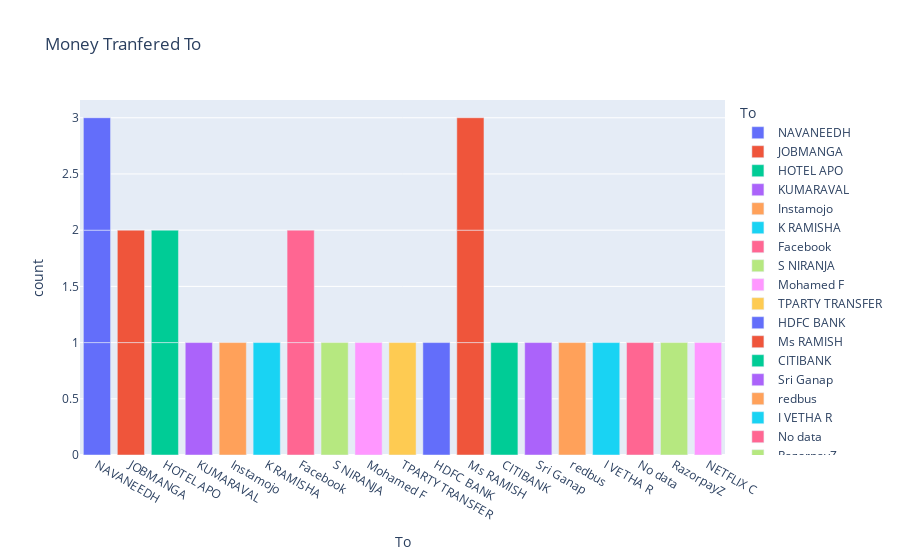

The cell this chart's notebook holds for it:
### Code cell
fig=px.bar(Final_statm,x="To",
                 color="To",
                 title="Money Tranfered To")
fig.show()

### Figure 1 — Plotly figure (JSON) as saved in the notebook; plotly's stock layout.template omitted (floating-point values rounded to 4 significant figures)
{"data": [{"alignmentgroup": "True", "hovertemplate": "To=%{x}<br>count=%{y}<extra></extra>", "legendgroup": "NAVANEEDH", "marker": {"color": "#636efa", "pattern": {"shape": ""}}, "name": "NAVANEEDH", "offsetgroup": "NAVANEEDH", "orientation": "v", "showlegend": true, "textposition": "auto", "type": "bar", "x": ["NAVANEEDH", "NAVANEEDH", "NAVANEEDH"], "xaxis": "x", "y": [1, 1, 1], "yaxis": "y"}, {"alignmentgroup": "True", "hovertemplate": "To=%{x}<br>count=%{y}<extra></extra>", "legendgroup": "JOBMANGA", "marker": {"color": "#EF553B", "pattern": {"shape": ""}}, "name": "JOBMANGA", "offsetgroup": "JOBMANGA", "orientation": "v", "showlegend": true, "textposition": "auto", "type": "bar", "x": ["JOBMANGA", "JOBMANGA"], "xaxis": "x", "y": [1, 1], "yaxis": "y"}, {"alignmentgroup": "True", "hovertemplate": "To=%{x}<br>count=%{y}<extra></extra>", "legendgroup": "HOTEL APO", "marker": {"color": "#00cc96", "pattern": {"shape": ""}}, "name": "HOTEL APO", "offsetgroup": "HOTEL APO", "orientation": "v", "showlegend": true, "textposition": "auto", "type": "bar", "x": ["HOTEL APO", "HOTEL APO"], "xaxis": "x", "y": [1, 1], "yaxis": "y"}, {"alignmentgroup": "True", "hovertemplate": "To=%{x}<br>count=%{y}<extra></extra>", "legendgroup": "KUMARAVAL", "marker": {"color": "#ab63fa", "pattern": {"shape": ""}}, "name": "KUMARAVAL", "offsetgroup": "KUMARAVAL", "orientation": "v", "showlegend": true, "textposition": "auto", "type": "bar", "x": ["KUMARAVAL"], "xaxis": "x", "y": [1], "yaxis": "y"}, {"alignmentgroup": "True", "hovertemplate": "To=%{x}<br>count=%{y}<extra></extra>", "legendgroup": "Instamojo", "marker": {"color": "#FFA15A", "pattern": {"shape": ""}}, "name": "Instamojo", "offsetgroup": "Instamojo", "orientation": "v", "showlegend": true, "textposition": "auto", "type": "bar", "x": ["Instamojo"], "xaxis": "x", "y": [1], "yaxis": "y"}, {"alignmentgroup": "True", "hovertemplate": "To=%{x}<br>count=%{y}<extra></extra>", "legendgroup": "K RAMISHA", "marker": {"color": "#19d3f3", "pattern": {"shape": ""}}, "name": "K RAMISHA", "offsetgroup": "K RAMISHA", "orientation": "v", "showlegend": true, "textposition": "auto", "type": "bar", "x": ["K RAMISHA"], "xaxis": "x", "y": [1], "yaxis": "y"}, {"alignmentgroup": "True", "hovertemplate": "To=%{x}<br>count=%{y}<extra></extra>", "legendgroup": "Facebook ", "marker": {"color": "#FF6692", "pattern": {"shape": ""}}, "name": "Facebook ", "offsetgroup": "Facebook ", "orientation": "v", "showlegend": true, "textposition": "auto", "type": "bar", "x": ["Facebook ", "Facebook "], "xaxis": "x", "y": [1, 1], "yaxis": "y"}, {"alignmentgroup": "True", "hovertemplate": "To=%{x}<br>count=%{y}<extra></extra>", "legendgroup": "S NIRANJA", "marker": {"color": "#B6E880", "pattern": {"shape": ""}}, "name": "S NIRANJA", "offsetgroup": "S NIRANJA", "orientation": "v", "showlegend": true, "textposition": "auto", "type": "bar", "x": ["S NIRANJA"], "xaxis": "x", "y": [1], "yaxis": "y"}, {"alignmentgroup": "True", "hovertemplate": "To=%{x}<br>count=%{y}<extra></extra>", "legendgroup": "Mohamed F", "marker": {"color": "#FF97FF", "pattern": {"shape": ""}}, "name": "Mohamed F", "offsetgroup": "Mohamed F", "orientation": "v", "showlegend": true, "textposition": "auto", "type": "bar", "x": ["Mohamed F"], "xaxis": "x", "y": [1], "yaxis": "y"}, {"alignmentgroup": "True", "hovertemplate": "To=%{x}<br>count=%{y}<extra></extra>", "legendgroup": "TPARTY TRANSFER", "marker": {"color": "#FECB52", "pattern": {"shape": ""}}, "name": "TPARTY TRANSFER", "offsetgroup": "TPARTY TRANSFER", "orientation": "v", "showlegend": true, "textposition": "auto", "type": "bar", "x": ["TPARTY TRANSFER"], "xaxis": "x", "y": [1], "yaxis": "y"}, {"alignmentgroup": "True", "hovertemplate": "To=%{x}<br>count=%{y}<extra></extra>", "legendgroup": "HDFC BANK", "marker": {"color": "#636efa", "pattern": {"shape": ""}}, "name": "HDFC BANK", "offsetgroup": "HDFC BANK", "orientation": "v", "showlegend": true, "textposition": "auto", "type": "bar", "x": ["HDFC BANK"], "xaxis": "x", "y": [1], "yaxis": "y"}, {"alignmentgroup": "True", "hovertemplate": "To=%{x}<br>count=%{y}<extra></extra>", "legendgroup": "Ms RAMISH", "marker": {"color": "#EF553B", "pattern": {"shape": ""}}, "name": "Ms RAMISH", "offsetgroup": "Ms RAMISH", "orientation": "v", "showlegend": true, "textposition": "auto", "type": "bar", "x": ["Ms RAMISH", "Ms RAMISH", "Ms RAMISH"], "xaxis": "x", "y": [1, 1, 1], "yaxis": "y"}, {"alignmentgroup": "True", "hovertemplate": "To=%{x}<br>count=%{y}<extra></extra>", "legendgroup": "CITIBANK ", "marker": {"color": "#00cc96", "pattern": {"shape": ""}}, "name": "CITIBANK ", "offsetgroup": "CITIBANK ", "orientation": "v", "showlegend": true, "textposition": "auto", "type": "bar", "x": ["CITIBANK "], "xaxis": "x", "y": [1], "yaxis": "y"}, {"alignmentgroup": "True", "hovertemplate": "To=%{x}<br>count=%{y}<extra></extra>", "legendgroup": "Sri Ganap", "marker": {"color": "#ab63fa", "pattern": {"shape": ""}}, "name": "Sri Ganap", "offsetgroup": "Sri Ganap", "orientation": "v", "showlegend": true, "textposition": "auto", "type": "bar", "x": ["Sri Ganap"], "xaxis": "x", "y": [1], "yaxis": "y"}, {"alignmentgroup": "True", "hovertemplate": "To=%{x}<br>count=%{y}<extra></extra>", "legendgroup": "redbus", "marker": {"color": "#FFA15A", "pattern": {"shape": ""}}, "name": "redbus", "offsetgroup": "redbus", "orientation": "v", "showlegend": true, "textposition": "auto", "type": "bar", "x": ["redbus"], "xaxis": "x", "y": [1], "yaxis": "y"}, {"alignmentgroup": "True", "hovertemplate": "To=%{x}<br>count=%{y}<extra></extra>", "legendgroup": "I VETHA R", "marker": {"color": "#19d3f3", "pattern": {"shape": ""}}, "name": "I VETHA R", "offsetgroup": "I VETHA R", "orientation": "v", "showlegend": true, "textposition": "auto", "type": "bar", "x": ["I VETHA R"], "xaxis": "x", "y": [1], "yaxis": "y"}, {"alignmentgroup": "True", "hovertemplate": "To=%{x}<br>count=%{y}<extra></extra>", "legendgroup": "No data", "marker": {"color": "#FF6692", "pattern": {"shape": ""}}, "name": "No data", "offsetgroup": "No data", "orientation": "v", "showlegend": true, "textposition": "auto", "type": "bar", "x": ["No data"], "xaxis": "x", "y": [1], "yaxis": "y"}, {"alignmentgroup": "True", "hovertemplate": "To=%{x}<br>count=%{y}<extra></extra>", "legendgroup": "RazorpayZ", "marker": {"color": "#B6E880", "pattern": {"shape": ""}}, "name": "RazorpayZ", "offsetgroup": "RazorpayZ", "orientation": "v", "showlegend": true, "textposition": "auto", "type": "bar", "x": ["RazorpayZ"], "xaxis": "x", "y": [1], "yaxis": "y"}, {"alignmentgroup": "True", "hovertemplate": "To=%{x}<br>count=%{y}<extra></extra>", "legendgroup": "NETFLIX C", "marker": {"color": "#FF97FF", "pattern": {"shape": ""}}, "name": "NETFLIX C", "offsetgroup": "NETFLIX C", "orientation": "v", "showlegend": true, "textposition": "auto", "type": "bar", "x": ["NETFLIX C"], "xaxis": "x", "y": [1], "yaxis": "y"}], "layout": {"barmode": "relative", "legend": {"title": {"text": "To"}, "tracegroupgap": 0}, "title": {"text": "Money Tranfered To"}, "xaxis": {"anchor": "y", "categoryarray": ["NAVANEEDH", "JOBMANGA", "HOTEL APO", "KUMARAVAL", "Instamojo", "K RAMISHA", "Facebook ", "S NIRANJA", "Mohamed F", "TPARTY TRANSFER", "HDFC BANK", "Ms RAMISH", "CITIBANK ", "Sri Ganap", "redbus", "I VETHA R", "No data", "RazorpayZ", "NETFLIX C"], "categoryorder": "array", "domain": [0, 1], "title": {"text": "To"}}, "yaxis": {"anchor": "x", "domain": [0, 1], "title": {"text": "count"}}}}
